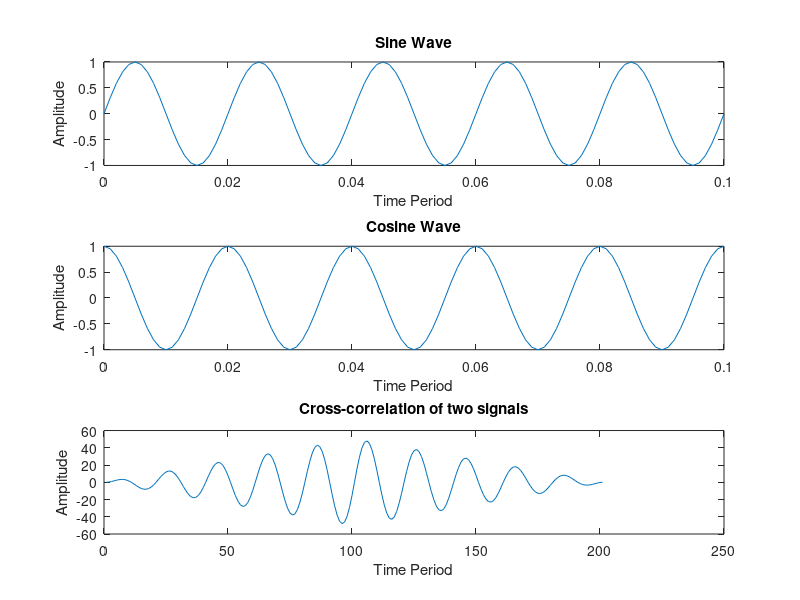

This figure's MATLAB source:
% Cross-correlation of two Continious Signals
clc
clear all
t = 0:0.001:0.1;
f = 50;     % frequency
t1 = 2*pi*f*t; 	%We know that, sin(wt); w=2*pi*T;

x1 = sin(t1);
subplot(3,1,1);
plot(t,x1);
title('Sine Wave')
xlabel('Time Period');
ylabel('Amplitude');

x2 = cos(t1);
subplot(3,1,2);
plot(t,x2);
title('Cosine Wave')
xlabel('Time Period');
ylabel('Amplitude');

y = xcorr(x1,x2);
subplot(3,1,3);
plot(y);
title('Cross-correlation of two signals');
xlabel('Time Period');
ylabel('Amplitude');